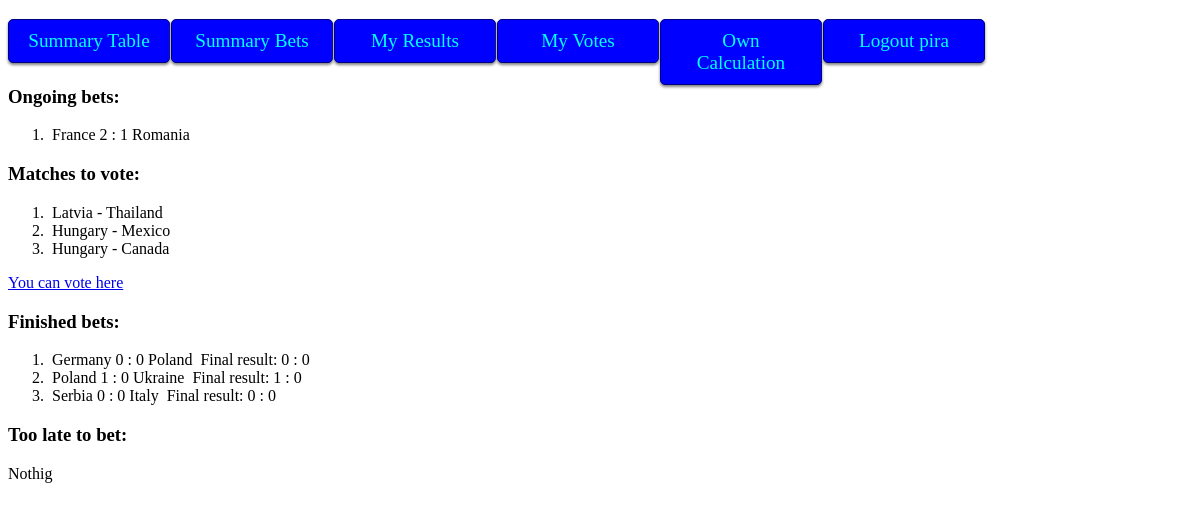
Screenshot of /bet/vote/ (signed in) with the database file from the repository.
### bet/models.py (models this page shows, shortened)
class Bet(models.Model):
    user = models.ForeignKey(settings.AUTH_USER_MODEL)
    match = models.ForeignKey(Match, on_delete=models.CASCADE)
    expected_home_goals = models.DecimalField(max_digits=2, decimal_places=0, blank=True, null=True)
    expected_away_goals = models.DecimalField(max_digits=2, decimal_places=0, blank=True, null=True)

class Match(models.Model):
    home_team = CountryField()
    away_team = CountryField()
    ROUND = (('1','one'), ('2','two'), ('3','three'), ('4','four'), ('5',"five"), ('6', 'six'))
    round = models.CharField(
        max_length=2,
        choices=ROUND,
        default='1',
    )
    home_goals = models.DecimalField(max_digits=2, decimal_places=0, blank=True, null=True)
    away_goals = models.DecimalField(max_digits=2, decimal_places=0, blank=True, null=True)
    match_date = models.DateTimeField('match date', blank=True, null=True)

### bet/views.py (the view)
@login_required(login_url='/accounts/login/')
def vote(request):
    user_bets = []
    for bet in list(Bet.objects.filter(user=request.user)):
        user_bets.append(bet)
    matches_to_bet = []
    id_matches_to_bet = []
    too_late_to_bet = []
    matches_already_bet = [m.match for m in user_bets]
    ongoing_bets = [bet for bet in user_bets if bet.match.home_goals == None]
    finished_bets = [bet for bet in user_bets if bet.match.home_goals is not None]
    now = timezone.now()
    for match in list(Match.objects.all()):
        if match not in matches_already_bet:
            if now > match.match_date:
                too_late_to_bet.append(match)
            else:
                matches_to_bet.append(match)
                id_matches_to_bet.append(match.id)
    context = {'ongoing_bets' : ongoing_bets,
               'matches_to_bet' : matches_to_bet,
               'too_late_to_bet' : too_late_to_bet,
               'finished_bets' : finished_bets}
    request.session['id_matches_to_bet'] = id_matches_to_bet
    return render(request, 'bet/vote.html', context)

### bet/templates/bet/vote.html (shortened to what this page needs)
{% extends 'basic.html' %}
{% block body %}
<h3>Ongoing bets: </h3>
{% if ongoing_bets  %}
    <ol>
    {% for bet in ongoing_bets %}
        <li><img src={{ bet.match.home_team.flag }}>
        {{ bet.match.home_team.name }}
        {{ bet.expected_home_goals }} : {{ bet.expected_away_goals }}
        {{ bet.match.away_team.name }}
        <img src={{ bet.match.away_team.flag }}></li>
    {% endfor %}
    </ol>
{% else %}
    Nothig
{% endif %}
<h3>Matches to vote: </h3>
{% if matches_to_bet  %}
    <ol>
    {% for match in matches_to_bet %}
        <li><img src={{ match.home_team.flag }}>
        {{ match.home_team.name }} - {{ match.away_team.name }}
        <img src={{ match.away_team.flag }}></li>
    {% endfor %}
    </ol>
    <a href="/bet/new_votes">You can vote here</a>
{% else %}
    Nothig
{% endif %}
<h3>Finished bets:</h3>
{% if finished_bets  %}
    <ol>
    {% for bet in finished_bets %}
        <li><img src={{ bet.match.home_team.flag }}>
        {{ bet.match.home_team.name }}
        {{ bet.expected_home_goals }} : {{ bet.expected_away_goals }}
        {{ bet.match.away_team.name }}
            Final result: {{ bet.match.home_goals }} : {{ bet.match.away_goals }} </li>
    {% endfor %}
    </ol>
{% else %}
    Nothig
{% endif %}
<h3>Too late to bet:</h3>
{% if too_late_to_bet  %}
    <ol>
    {% for match in too_late_to_bet %}
        <li><img src={{ match.home_team.flag }}>
        {{ match.home_team.name }} - {{ match.away_team.name }}
        <img src={{ match.away_team.flag }}></li>
    {% endfor %}
    </ol>
{% else %}
    Nothig
{% endif %}
{% endblock %}

### bet/templates/bet/basic.html (shortened to what this page needs)
<!DOCTYPE html>
<html>
{% load staticfiles %}
<link rel="stylesheet" type="text/css" href="{% static 'bet/style.css' %}" />
<head>
</head>
<body>
<section>
<nav>
<ul>
    <li><a href="/bet/summary_table">Summary Table</a></li>
    <li><a href="/bet/summary_bets">Summary Bets</a></li>
    <li><a href="/bet/my_results">My Results</a></li>
    <li><a href="/bet/vote/">My Votes</a></li>
    <li><a href="/bet/own_calculation">Own Calculation</a></li>
    <li><a href="/accounts/logout">Logout {{request.user.username}}</a></li>
</ul>
</nav>
</section>
{% block body %}{% endblock %}
</body>
</html>

### bet/static/bet/style.css (style rules this page uses)
ul { float: left; width: 100%; padding: 0; margin: 0; list-style: none; }
li a { display: block; float: left; text-align: center; font-size: 1.2em; width: 130px; text-decoration: none; color: aqua; background-color: blue; padding: 10px 15px; margin: 0px 1px 1px 0px; border: 1px solid navy; border-radius: 3px; -moz-border-radius: 5px; -webkit-border-radius: 5px; box-shadow: 0px 2px 3px gray; -moz-box-shadow: 0px 2px 3px gray; -webkit-box-shadow: 0px 2px 3px gray; }

### rows the page displays
Bet: match.home_team.name "France", expected_home_goals "2", expected_away_goals "1", match.away_team.name "Romania"
Match: home_team.name "Latvia", away_team.name "Thailand"
Match: home_team.name "Hungary", away_team.name "Mexico"
Match: home_team.name "Hungary", away_team.name "Canada"
Bet: match.home_team.name "Germany", expected_home_goals "0", expected_away_goals "0", match.away_team.name "Poland", match.home_goals "0", match.away_goals "0"
Bet: match.home_team.name "Poland", expected_home_goals "1", expected_away_goals "0", match.away_team.name "Ukraine", match.home_goals "1", match.away_goals "0"
Bet: match.home_team.name "Serbia", expected_home_goals "0", expected_away_goals "0", match.away_team.name "Italy", match.home_goals "0", match.away_goals "0"

### other values shown
{{ request.user.username }} "pira"
